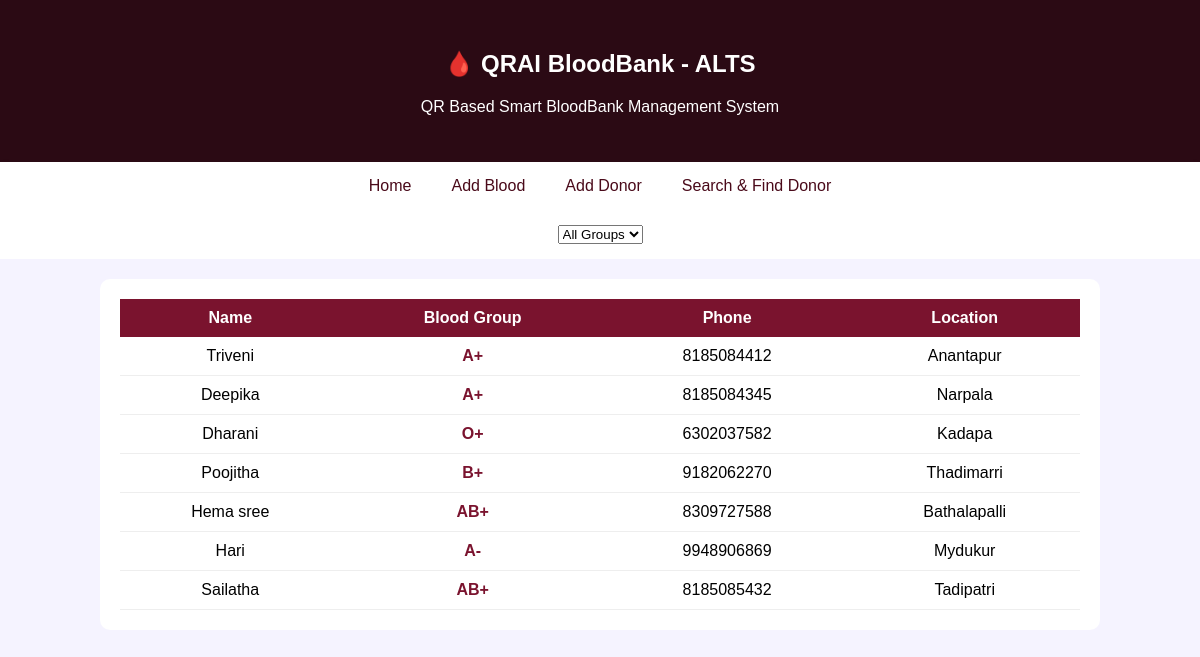
Screenshot of /search_donor with the database file from the repository.
### tables this page shows
CREATE TABLE donors (id INTEGER PRIMARY KEY, name TEXT, blood_group TEXT, phone TEXT, location TEXT);

### app.py (the view)
@app.route('/search_donor')
def search_donor():
    init_db()
    bg = request.args.get('blood_group')
    conn = sqlite3.connect('bloodbank.db')
    donors = conn.execute('SELECT * FROM donors WHERE blood_group=?', (bg,)).fetchall() if bg else conn.execute('SELECT * FROM donors').fetchall()
    conn.close()
    return render_template('search_donor.html', donors=donors)

### app.py (called while the page is built)
def init_db():
    conn = sqlite3.connect('bloodbank.db')
    conn.execute('CREATE TABLE IF NOT EXISTS blood (id INTEGER PRIMARY KEY, blood_group TEXT, units INTEGER, joining_date TEXT, expiry_date TEXT)')
    conn.execute('CREATE TABLE IF NOT EXISTS donors (id INTEGER PRIMARY KEY, name TEXT, blood_group TEXT, phone TEXT, location TEXT)')
    conn.close()

### templates/search_donor.html (shortened to what this page needs)
<!DOCTYPE html>
<html>
<head></head>
<body>
<div class="header"><h2>🩸 QRAI BloodBank - ALTS</h2><p>QR Based Smart BloodBank Management System</p></div>
<div class="nav"><a href="/">Home</a><a href="/add_blood">Add Blood</a><a href="/add_donor">Add Donor</a><a href="/search_donor">Search & Find Donor</a></div>
<div style="text-align:center;padding:15px;background:white">
<form><select name="blood_group" onchange="this.form.submit()"><option>All Groups</option></select></form>
</div>
<div class="card"><table><tr><th>Name</th><th>Blood Group</th><th>Phone</th><th>Location</th></tr>
{% for d in donors %}<tr><td>{{d[1]}}</td><td style="color:#7a132e;font-weight:bold">{{d[2]}}</td><td>{{d[3]}}</td><td>{{d[4]}}</td></tr>{% endfor %}
</table></div>
</body>
</html>

### templates/search_donor.html (style rules this page uses)
body { margin:0;font-family:Arial;background:#f5f3ff }
.header { background:#2b0a14;color:white;text-align:center;padding:30px 20px }
.nav { background:white;text-align:center;padding:15px;box-shadow:0 2px 5px rgba(0,0,0,0.1) }
.nav a { margin:0 20px;color:#4a0a1a;text-decoration:none;font-size:16px }
.card { width:80%;margin:20px auto;background:white;padding:20px;border-radius:10px }
table { width:100%;border-collapse:collapse }
th { background:#7a132e;color:white;padding:10px }
td { padding:10px;text-align:center;border-bottom:1px solid #eee }

### rows the page displays
donors: name "Triveni", blood_group "A+", phone "8185084412", location "Anantapur"
donors: name "Deepika", blood_group "A+", phone "8185084345", location "Narpala"
donors: name "Dharani", blood_group "O+", phone "6302037582", location "Kadapa"
donors: name "Poojitha", blood_group "B+", phone "9182062270", location "Thadimarri"
donors: name "Hema sree", blood_group "AB+", phone "8309727588", location "Bathalapalli"
donors: name "Hari", blood_group "A-", phone "9948906869", location "Mydukur"
donors: name "Sailatha", blood_group "AB+", phone "8185085432", location "Tadipatri"
